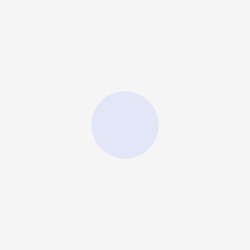
Frame 1 (no input)
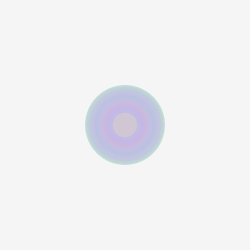
Frame 60 (the mouse pressed at the canvas centre just before this capture)
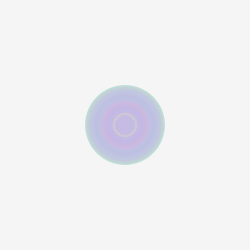
Frame 120 (the mouse held since frame 60 and released just before this capture)

The Processing sketch that drew these frames (run headless with seeded random() and noise(); from frame 60 on, the mouse is pressed at the canvas centre):

// Processing sketch: processing_79094
// ── processing_79094.pde

int counter;

void setup() {  //setup function called initially, only once
  size(250, 250);
  background(245);  //set background blue
  colorMode(HSB);   //set colors to Hue, Saturation, Brightness mode
  counter = 0;
}

void draw() {  //draw function loops 
  counter++;
  noStroke();
  fill(random(255),100,255,50);
  
  if(mousePressed == true) { //add some interaction
    ellipse(mouseX, mouseY, 20, 20);
  }
  else {
    ellipse(width/2, height/2, 80*sin(counter), 80*sin(counter));
  }
}
